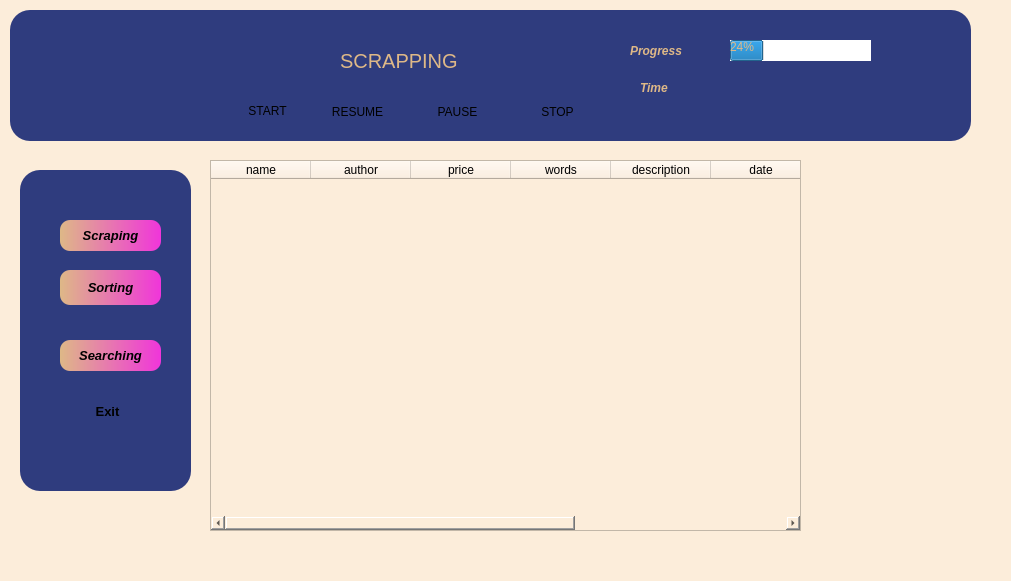
<?xml version="1.0" encoding="UTF-8"?>
<ui version="4.0">
 <class>MainWindow</class>
 <widget class="QMainWindow" name="MainWindow">
  <property name="geometry">
   <rect>
    <x>0</x>
    <y>0</y>
    <width>1011</width>
    <height>581</height>
   </rect>
  </property>
  <property name="minimumSize">
   <size>
    <width>1011</width>
    <height>581</height>
   </size>
  </property>
  <property name="maximumSize">
   <size>
    <width>1011</width>
    <height>581</height>
   </size>
  </property>
  <property name="windowTitle">
   <string>MainWindow</string>
  </property>
  <property name="styleSheet">
   <string notr="true">background-color: rgb(252, 237, 218);</string>
  </property>
  <widget class="QWidget" name="centralwidget">
   <widget class="QWidget" name="widget" native="true">
    <property name="geometry">
     <rect>
      <x>-10</x>
      <y>0</y>
      <width>1091</width>
      <height>581</height>
     </rect>
    </property>
    <property name="styleSheet">
     <string notr="true">
background-color: rgb(252, 237, 218);
</string>
    </property>
    <widget class="QWidget" name="widget_2" native="true">
     <property name="geometry">
      <rect>
       <x>20</x>
       <y>10</y>
       <width>961</width>
       <height>131</height>
      </rect>
     </property>
     <property name="styleSheet">
      <string notr="true">QWidget
{
 
	background-color: rgb(47, 60, 126);
   border-radius:20%;
}</string>
     </property>
     <widget class="QPushButton" name="pushButton_4">
      <property name="geometry">
       <rect>
        <x>220</x>
        <y>90</y>
        <width>75</width>
        <height>21</height>
       </rect>
      </property>
      <property name="styleSheet">
       <string notr="true">QPushButton
{
    background-color: qlineargradient(spread:pad, x1:0, y1:0, x2:1, y2:0, stop:0 rgba(2,0,36,1), stop:0.3 rgba(9,9,121,1), stop:1 rgba(0,212,255,1));
	
	
	
	color: rgb(222, 184, 135);
	border-radius:10%;
}

QPushButton:hover{
	
	color: rgb(255, 255, 255);
}background-color:rgb(37,150,190);
	color: rgb(255, 255, 255);</string>
      </property>
      <property name="text">
       <string>START</string>
      </property>
     </widget>
     <widget class="QPushButton" name="pushButton_5">
      <property name="geometry">
       <rect>
        <x>410</x>
        <y>90</y>
        <width>75</width>
        <height>23</height>
       </rect>
      </property>
      <property name="styleSheet">
       <string notr="true">QPushButton
{
    background-color: qlineargradient(spread:pad, x1:0, y1:0, x2:1, y2:0, stop:0 rgba(2,0,36,1), stop:0.3 rgba(9,9,121,1), stop:1 rgba(0,212,255,1));
	
	
	
	color: rgb(222, 184, 135);
	border-radius:10%;
}

QPushButton:hover{
	
	color: rgb(255, 255, 255);
}background-color:rgb(37,150,190);
	color: rgb(255, 255, 255);</string>
      </property>
      <property name="text">
       <string>PAUSE</string>
      </property>
     </widget>
     <widget class="QPushButton" name="pushButton_6">
      <property name="geometry">
       <rect>
        <x>310</x>
        <y>90</y>
        <width>75</width>
        <height>23</height>
       </rect>
      </property>
      <property name="styleSheet">
       <string notr="true">QPushButton
{
    background-color: qlineargradient(spread:pad, x1:0, y1:0, x2:1, y2:0, stop:0 rgba(2,0,36,1), stop:0.3 rgba(9,9,121,1), stop:1 rgba(0,212,255,1));
	
	
	
	color: rgb(222, 184, 135);
	border-radius:10%;
}

QPushButton:hover{
	
	color: rgb(255, 255, 255);
}background-color:rgb(37,150,190);
	color: rgb(255, 255, 255);</string>
      </property>
      <property name="text">
       <string>RESUME</string>
      </property>
     </widget>
     <widget class="QLabel" name="label">
      <property name="geometry">
       <rect>
        <x>330</x>
        <y>30</y>
        <width>161</width>
        <height>41</height>
       </rect>
      </property>
      <property name="font">
       <font>
        <pointsize>15</pointsize>
        <weight>50</weight>
        <italic>false</italic>
        <bold>false</bold>
       </font>
      </property>
      <property name="styleSheet">
       <string notr="true">color: rgb(222, 184, 135);</string>
      </property>
      <property name="text">
       <string>SCRAPPING</string>
      </property>
     </widget>
     <widget class="QLabel" name="label_2">
      <property name="geometry">
       <rect>
        <x>620</x>
        <y>30</y>
        <width>71</width>
        <height>21</height>
       </rect>
      </property>
      <property name="font">
       <font>
        <weight>75</weight>
        <italic>true</italic>
        <bold>true</bold>
       </font>
      </property>
      <property name="styleSheet">
       <string notr="true">color: rgb(222, 184, 135);</string>
      </property>
      <property name="text">
       <string>Progress</string>
      </property>
     </widget>
     <widget class="QLabel" name="label_4">
      <property name="geometry">
       <rect>
        <x>630</x>
        <y>70</y>
        <width>51</width>
        <height>16</height>
       </rect>
      </property>
      <property name="font">
       <font>
        <weight>75</weight>
        <italic>true</italic>
        <bold>true</bold>
       </font>
      </property>
      <property name="text">
       <string>&lt;html&gt;&lt;head/&gt;&lt;body&gt;&lt;p&gt;&lt;span style=&quot; color:#deb887;&quot;&gt;Time&lt;/span&gt;&lt;/p&gt;&lt;/body&gt;&lt;/html&gt;</string>
      </property>
     </widget>
     <widget class="QProgressBar" name="progressBar">
      <property name="geometry">
       <rect>
        <x>720</x>
        <y>30</y>
        <width>141</width>
        <height>21</height>
       </rect>
      </property>
      <property name="styleSheet">
       <string notr="true">color: rgb(222, 184, 135);
background-color: rgb(255, 255, 255);</string>
      </property>
      <property name="value">
       <number>24</number>
      </property>
     </widget>
     <widget class="QPushButton" name="pushButton_7">
      <property name="geometry">
       <rect>
        <x>510</x>
        <y>90</y>
        <width>75</width>
        <height>23</height>
       </rect>
      </property>
      <property name="styleSheet">
       <string notr="true">QPushButton
{
    background-color: qlineargradient(spread:pad, x1:0, y1:0, x2:1, y2:0, stop:0 rgba(2,0,36,1), stop:0.3 rgba(9,9,121,1), stop:1 rgba(0,212,255,1));
	
	
	
	
	color: rgb(222, 184, 135);
	border-radius:10%;
}

QPushButton:hover{
	
	color: rgb(255, 255, 255);
}background-color:rgb(37,150,190);
	color: rgb(255, 255, 255);</string>
      </property>
      <property name="text">
       <string>STOP</string>
      </property>
     </widget>
    </widget>
    <widget class="QWidget" name="widget_3" native="true">
     <property name="geometry">
      <rect>
       <x>30</x>
       <y>170</y>
       <width>171</width>
       <height>321</height>
      </rect>
     </property>
     <property name="styleSheet">
      <string notr="true">QWidget
{
 
	background-color: rgb(47, 60, 126);
   border-radius:20%;
}</string>
     </property>
     <widget class="QPushButton" name="pushButton_2">
      <property name="geometry">
       <rect>
        <x>40</x>
        <y>50</y>
        <width>101</width>
        <height>31</height>
       </rect>
      </property>
      <property name="font">
       <font>
        <pointsize>10</pointsize>
        <weight>75</weight>
        <italic>true</italic>
        <bold>true</bold>
       </font>
      </property>
      <property name="styleSheet">
       <string notr="true">QPushButton
{
 background-color: qlineargradient(spread:pad, x1:0, y1:0, x2:1, y2:0, stop:0 rgb(222, 184, 135), stop:1 rgb(240, 53, 218));
	
	
	
	color: rgb(0, 0, 0);
	border-radius:10%;
}

QPushButton:hover{
background-color: qlineargradient(spread:pad, x1:0, y1:0, x2:1, y2:0, stop:0 rgb(61, 217, 245), stop:1 rgb(240, 53, 218));
	color: rgb(255, 255, 255);
}</string>
      </property>
      <property name="text">
       <string>Scraping</string>
      </property>
     </widget>
     <widget class="QPushButton" name="pushButton">
      <property name="geometry">
       <rect>
        <x>40</x>
        <y>100</y>
        <width>101</width>
        <height>35</height>
       </rect>
      </property>
      <property name="font">
       <font>
        <pointsize>10</pointsize>
        <weight>75</weight>
        <italic>true</italic>
        <bold>true</bold>
       </font>
      </property>
      <property name="styleSheet">
       <string notr="true">QPushButton
{
 background-color: qlineargradient(spread:pad, x1:0, y1:0, x2:1, y2:0, stop:0 rgb(222, 184, 135), stop:1 rgb(240, 53, 218));
	
	
	
	color: rgb(0, 0, 0);
	border-radius:10%;
}

QPushButton:hover{
background-color: qlineargradient(spread:pad, x1:0, y1:0, x2:1, y2:0, stop:0 rgb(61, 217, 245), stop:1 rgb(240, 53, 218));
	color: rgb(255, 255, 255);
}</string>
      </property>
      <property name="text">
       <string>Sorting</string>
      </property>
     </widget>
     <widget class="QPushButton" name="pushButton_3">
      <property name="geometry">
       <rect>
        <x>40</x>
        <y>170</y>
        <width>101</width>
        <height>31</height>
       </rect>
      </property>
      <property name="font">
       <font>
        <pointsize>10</pointsize>
        <weight>75</weight>
        <italic>true</italic>
        <bold>true</bold>
       </font>
      </property>
      <property name="styleSheet">
       <string notr="true">QPushButton
{
 background-color: qlineargradient(spread:pad, x1:0, y1:0, x2:1, y2:0, stop:0 rgb(222, 184, 135), stop:1 rgb(240, 53, 218));
	
	
	
	color: rgb(0, 0, 0);
	border-radius:10%;
}

QPushButton:hover{
background-color: qlineargradient(spread:pad, x1:0, y1:0, x2:1, y2:0, stop:0 rgb(61, 217, 245), stop:1 rgb(240, 53, 218));
	color: rgb(255, 255, 255);
}</string>
      </property>
      <property name="text">
       <string>Searching</string>
      </property>
     </widget>
     <widget class="QPushButton" name="pushButton_8">
      <property name="geometry">
       <rect>
        <x>50</x>
        <y>230</y>
        <width>75</width>
        <height>23</height>
       </rect>
      </property>
      <property name="font">
       <font>
        <pointsize>10</pointsize>
        <weight>75</weight>
        <bold>true</bold>
       </font>
      </property>
      <property name="styleSheet">
       <string notr="true">QPushButton
{
    background-color: qlineargradient(spread:pad, x1:0, y1:0, x2:1, y2:0, stop:0 rgba(2,0,36,1), stop:0.3 rgba(9,9,121,1), stop:1 rgba(0,212,255,1));
	
	
	
	color: rgb(222, 184, 135);
	border-radius:10%;
}

QPushButton:hover{
	
	color: rgb(255, 255, 255);
}background-color:rgb(37,150,190);
	color: rgb(255, 255, 255);</string>
      </property>
      <property name="text">
       <string>Exit</string>
      </property>
     </widget>
    </widget>
    <widget class="QTableWidget" name="tableWidget">
     <property name="geometry">
      <rect>
       <x>220</x>
       <y>160</y>
       <width>591</width>
       <height>371</height>
      </rect>
     </property>
     <column>
      <property name="text">
       <string>name</string>
      </property>
     </column>
     <column>
      <property name="text">
       <string>author</string>
      </property>
     </column>
     <column>
      <property name="text">
       <string>price</string>
      </property>
     </column>
     <column>
      <property name="text">
       <string>words</string>
      </property>
     </column>
     <column>
      <property name="text">
       <string>description</string>
      </property>
     </column>
     <column>
      <property name="text">
       <string>date</string>
      </property>
     </column>
     <column>
      <property name="text">
       <string>category</string>
      </property>
     </column>
     <column>
      <property name="text">
       <string>langguage</string>
      </property>
     </column>
    </widget>
   </widget>
  </widget>
  <widget class="QStatusBar" name="statusbar"/>
 </widget>
 <resources/>
 <connections/>
</ui>
